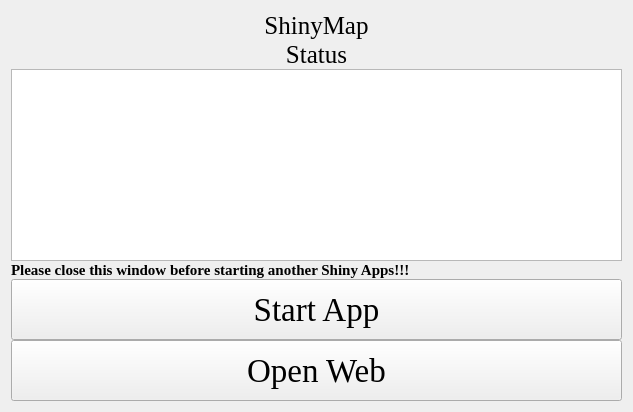
<?xml version="1.0" encoding="UTF-8"?>
<ui version="4.0">
 <class>Form</class>
 <widget class="QWidget" name="Form">
  <property name="geometry">
   <rect>
    <x>0</x>
    <y>0</y>
    <width>633</width>
    <height>412</height>
   </rect>
  </property>
  <property name="windowTitle">
   <string>Form</string>
  </property>
  <property name="styleSheet">
   <string notr="true">background-image: url(D:/tools/Pycharm/pyqt/logo/green_back.png);</string>
  </property>
  <layout class="QGridLayout" name="gridLayout_4">
   <property name="verticalSpacing">
    <number>0</number>
   </property>
   <item row="0" column="0">
    <layout class="QGridLayout" name="gridLayout_5">
     <property name="verticalSpacing">
      <number>0</number>
     </property>
     <item row="0" column="0" colspan="3">
      <widget class="QLabel" name="label">
       <property name="sizePolicy">
        <sizepolicy hsizetype="Preferred" vsizetype="Fixed">
         <horstretch>0</horstretch>
         <verstretch>0</verstretch>
        </sizepolicy>
       </property>
       <property name="font">
        <font>
         <family>Times New Roman</family>
         <pointsize>19</pointsize>
        </font>
       </property>
       <property name="text">
        <string>ShinyMap</string>
       </property>
       <property name="alignment">
        <set>Qt::AlignCenter</set>
       </property>
      </widget>
     </item>
     <item row="3" column="0" colspan="3">
      <widget class="QLabel" name="label_4">
       <property name="sizePolicy">
        <sizepolicy hsizetype="Preferred" vsizetype="Fixed">
         <horstretch>0</horstretch>
         <verstretch>0</verstretch>
        </sizepolicy>
       </property>
       <property name="font">
        <font>
         <family>Times New Roman</family>
         <pointsize>19</pointsize>
        </font>
       </property>
       <property name="text">
        <string>Status</string>
       </property>
       <property name="alignment">
        <set>Qt::AlignCenter</set>
       </property>
      </widget>
     </item>
     <item row="5" column="0" rowspan="2" colspan="3">
      <widget class="QTextBrowser" name="textBrowser">
       <property name="styleSheet">
        <string notr="true">background-image: url(D:/Documents/Desktop/white.png)</string>
       </property>
      </widget>
     </item>
     <item row="7" column="0" colspan="3">
      <widget class="QLabel" name="label_3">
       <property name="sizePolicy">
        <sizepolicy hsizetype="Preferred" vsizetype="Fixed">
         <horstretch>0</horstretch>
         <verstretch>0</verstretch>
        </sizepolicy>
       </property>
       <property name="font">
        <font>
         <family>Times New Roman</family>
         <pointsize>11</pointsize>
         <weight>75</weight>
         <bold>true</bold>
        </font>
       </property>
       <property name="text">
        <string>Please close this window before starting another Shiny Apps!!!</string>
       </property>
      </widget>
     </item>
     <item row="8" column="0" colspan="3">
      <widget class="QPushButton" name="pushButton">
       <property name="sizePolicy">
        <sizepolicy hsizetype="Preferred" vsizetype="Preferred">
         <horstretch>0</horstretch>
         <verstretch>0</verstretch>
        </sizepolicy>
       </property>
       <property name="font">
        <font>
         <family>Times New Roman</family>
         <pointsize>25</pointsize>
        </font>
       </property>
       <property name="text">
        <string>Start App</string>
       </property>
      </widget>
     </item>
     <item row="9" column="0" colspan="3">
      <widget class="QPushButton" name="pushButton_2">
       <property name="sizePolicy">
        <sizepolicy hsizetype="Preferred" vsizetype="Preferred">
         <horstretch>0</horstretch>
         <verstretch>0</verstretch>
        </sizepolicy>
       </property>
       <property name="font">
        <font>
         <family>Times New Roman</family>
         <pointsize>25</pointsize>
        </font>
       </property>
       <property name="text">
        <string>Open Web</string>
       </property>
      </widget>
     </item>
    </layout>
   </item>
  </layout>
 </widget>
 <resources/>
 <connections/>
</ui>
